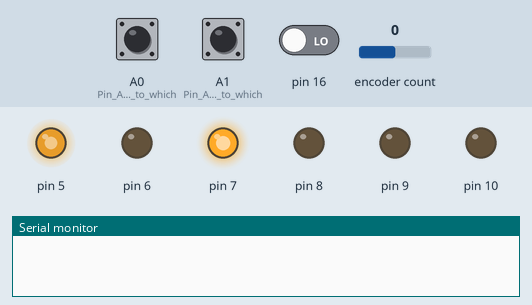
A sketch run on a simulated Arduino Uno, built with avr-gcc and run on an emulated ATmega328P. Parts: output pins drawn as LEDs (lit = HIGH), the last lines printed to the serial monitor. Inputs (shaded band) come from the test bench; at power-on: A1 (Pin_A1_is_input_to_which) HIGH, A0 (Pin_A0_is_input_to_which) HIGH, encoder count 0, pin 16 LOW.

Above: at 0.8 s.
0.9 s: A1 (Pin_A1_is_input_to_which) pulled LOW for 0.15 s
At 1.2 s:
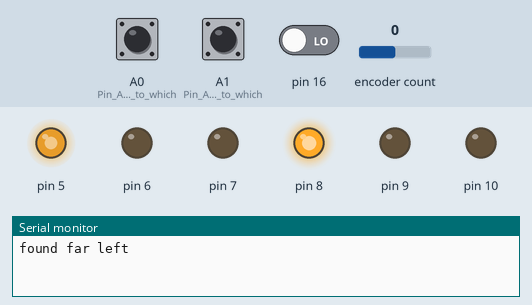
2.5 s: A0 (Pin_A0_is_input_to_which) pulled LOW for 0.15 s
At 3.6 s:
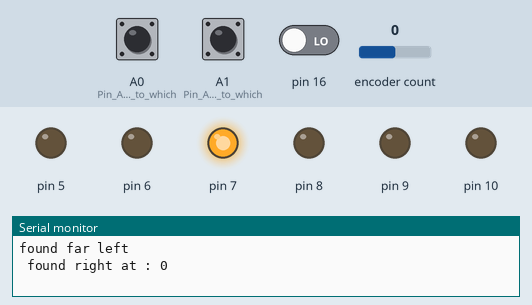
4.1 s: encoder count set to 1
At 4.8 s:
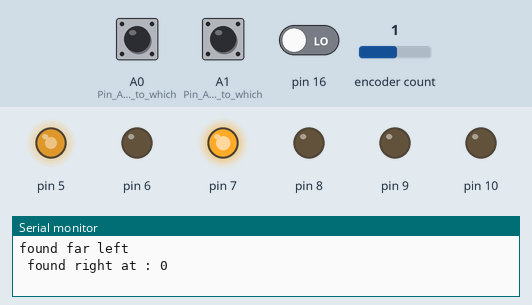
5.6 s: encoder count set to 0
At 5.9 s:
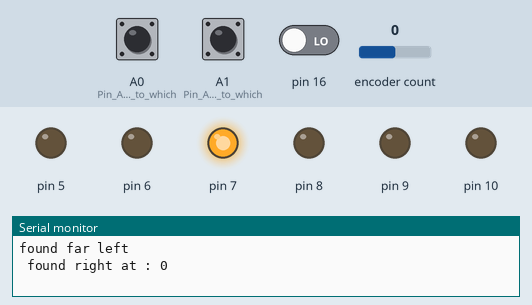
7.1 s: pin 16 driven HIGH
8.6 s: encoder count set to -1
At 9.4 s:
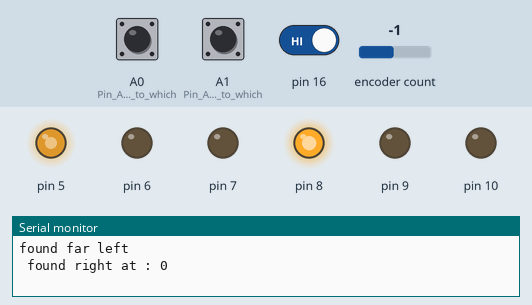
Timing chart, 0 to 11.1 s (numbered marks = the images above; inputs shaded):
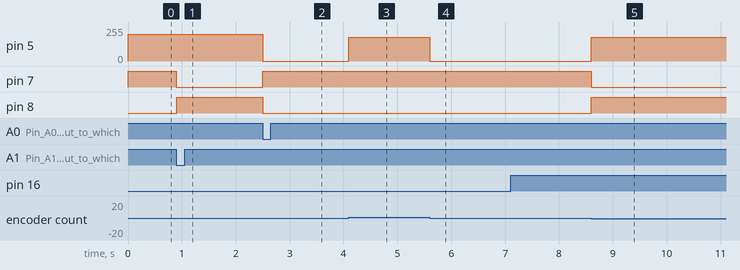

The sketch:

pongbot2.ino
```cpp
#include <Arduino.h>
#include <Motor.h>
#include <Encoder.h>

#define SET_GOAL 'a'
#define SET_LEFT 1
#define SET_RIGHT 2
#define RESET_ENCODER 3
#define DRIVE_LEFT 4
#define DRIVE_RIGHT 5
#define PADDLE_FORWARD 6
#define PADDLE_BACKWARD 7
#define AUTOMATIC 9


#define leftButtonVal digitalRead(A1)
#define rightButtonVal digitalRead(A0)

Motor driveMotor(5,7,8);
Motor paddleMotor(6,9,10);
Encoder encoder(3,2);


int MotorStartPoint = 80;
int goal=25;
int goalPercent = 50;					// goal position;
int left = 0;
int right = 50;
boolean mode = true;
void setup()
{
	Serial.begin(115200);
	calibrate();

}


void calibrate(){
	InitialiseIO();
	//first Calibrate

	moveLeft(200);
	while(leftButtonVal==1);
	driveMotor.stop();
	encoder.write(0);
	left = 0;
	Serial.println("found far left");
	moveRight(200);
	while(rightButtonVal == 1);
	driveMotor.stop();
	right = encoder.read() +0;
	serialPrint("found right at : ",right);
	goal = calculateGoal();
	InitialiseInterrupt();


}

void InitialiseIO(){
  pinMode(A0, INPUT);	   // Pin A0 is input to which a switch is connected
  digitalWrite(A0, HIGH);   // Configure internal pull-up resistor
  pinMode(A1, INPUT);	   // Pin A1 is input to which a switch is connected
  digitalWrite(A1, HIGH);   // Configure internal pull-up resistor
}

void InitialiseInterrupt(){
  cli();		// switch interrupts off while messing with their settings
  PCICR =0x02;          // Enable PCINT1 interrupt
  PCMSK1 = 0b00000111;
  sei();		// turn interrupts back on
}

ISR(PCINT1_vect) {    // Interrupt service routine. Every single PCINT8..14 (=ADC0..5) change
            // will generate an interrupt: but this will always be the same interrupt routine
  if (digitalRead(A0)==0) {//right
  	right = encoder.read();
  }
  else if (digitalRead(A1)==0){//left
  	encoder.write(0);
  	left = 0;
  }
  driveMotor.stop();
}

void loop()
{
	readSerial();
	// Serial.println(encoder.read());
	if(mode){
		int curPos = encoder.read() - goal;
		bool forward = false;
		int power = 0;
		if(curPos<0){
			forward = true;
			curPos *=-1;
		}
		if(curPos<3){
			power = 0;
		}
		else if (curPos<10){
			// forward = !forward;
			power = 180;
		}
		else if (curPos < 20){
			power = 235;
		}
		else {
			power = 255;
		}
		if(forward){
			driveMotor.forward(power);
		}
		else{
			driveMotor.backward(power);
		}
	}
}

void readSerial(){
	if(Serial.available()<2){

		return; // nothing to do here
	}
	int a = 0;
	byte command = Serial.read();
	byte data = Serial.read();
	while(Serial.available()){
		Serial.read();
	}
	switch (command) {
	    case SET_GOAL:
	    	goalPercent = data;
	    	goal = calculateGoal();
	    	break;
	    case SET_LEFT:
	    	left = data;
	    	goal = calculateGoal();
	    	break;
	    case SET_RIGHT:
	    	right = data;
	    	goal = calculateGoal();
	    	break;
	    case RESET_ENCODER:
	    	encoder.write(0);
	    break;
		case DRIVE_LEFT:
			moveLeft(data);
		break;
		case DRIVE_RIGHT:
			moveRight(data);
		break;
		case PADDLE_FORWARD:
			paddleMotor.forward(data);
		break;
		case PADDLE_BACKWARD:
			 goalPercent = 50;
			paddleMotor.backward(data);
		break;
		case AUTOMATIC:
			mode = data;
		break;
		};
}

void moveLeft(byte b){
	driveMotor.backward(b);
}

void moveRight(byte b){
	driveMotor.forward(b);
}

int calculateGoal(){
	return (right -left) * goalPercent / 100.0;
}
void serialPrint(char* s,int t){
	Serial.print(" ");
	Serial.print(s);
	Serial.print(t);
}

void serialPrint(char* s,double t){
	Serial.print(" ");
	Serial.print(s);
	Serial.print(t);
}

void serialPrint(char* s,char*t){
	Serial.print(" ");
	Serial.print(s);
	Serial.print(t);
}
```

Measured:
- after the input at 0.9 s, pin 7: HIGH → LOW at once; pin 8: LOW → HIGH at once
- after the input at 2.5 s, pin 5: 200/255 → 0/255 at once; pin 7: LOW → HIGH at once; pin 8: HIGH → LOW at once
- after the input at 4.1 s, pin 5: 0/255 → 180/255 at once
- after the input at 5.6 s, pin 5: 180/255 → 0/255 at once
- after the input at 8.6 s, pin 5: 0/255 → 180/255 at once; pin 7: HIGH → LOW at once; pin 8: LOW → HIGH at once
